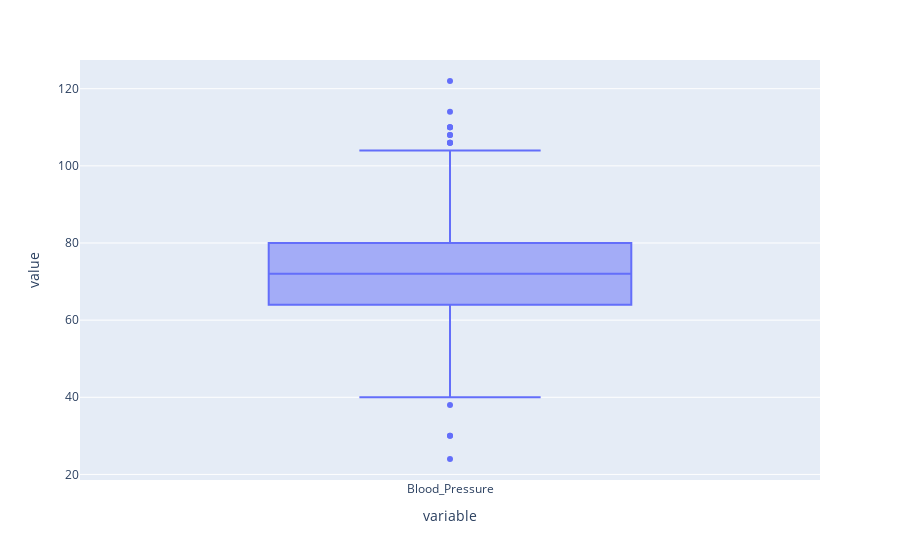

Notebook code cell kept with this figure:
### Markdown cell above
- Above figure fallows Normal distribution so it doesn't have outliers.

### Code cell
px.box(dataknn["Blood_Pressure"])

### Figure 1 — Plotly figure (JSON) as saved in the notebook; plotly's stock layout.template omitted (floating-point values rounded to 4 significant figures; data arrays with more than 128 entries replaced by an {"elided": "..."} marker saying what was removed)
{"data": [{"alignmentgroup": "True", "hovertemplate": "variable=%{x}<br>value=%{y}<extra></extra>", "legendgroup": "", "marker": {"color": "#636efa"}, "name": "", "notched": false, "offsetgroup": "", "orientation": "v", "showlegend": false, "type": "box", "x": {"elided": "768 str values"}, "x0": " ", "xaxis": "x", "y": {"elided": "768 float values"}, "y0": " ", "yaxis": "y"}], "layout": {"boxmode": "group", "legend": {"tracegroupgap": 0}, "margin": {"t": 60}, "xaxis": {"anchor": "y", "domain": [0, 1], "title": {"text": "variable"}}, "yaxis": {"anchor": "x", "domain": [0, 1], "title": {"text": "value"}}}}
